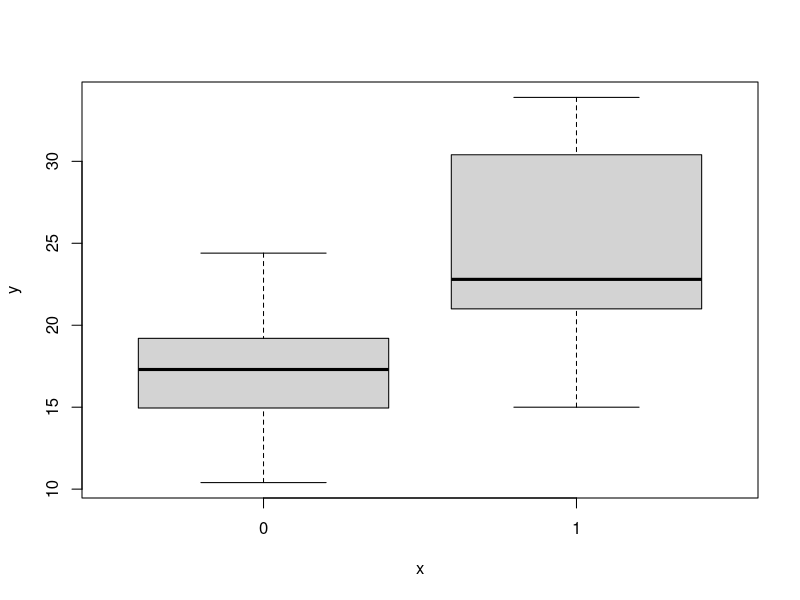
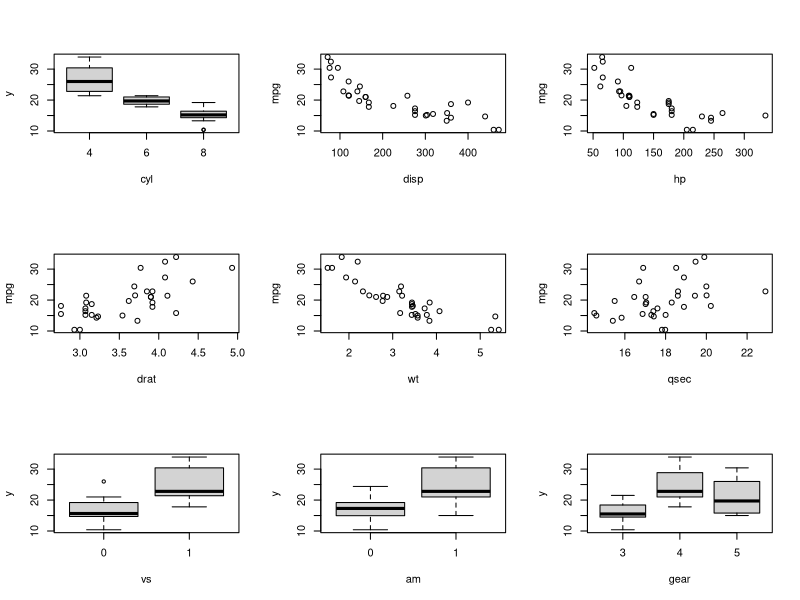
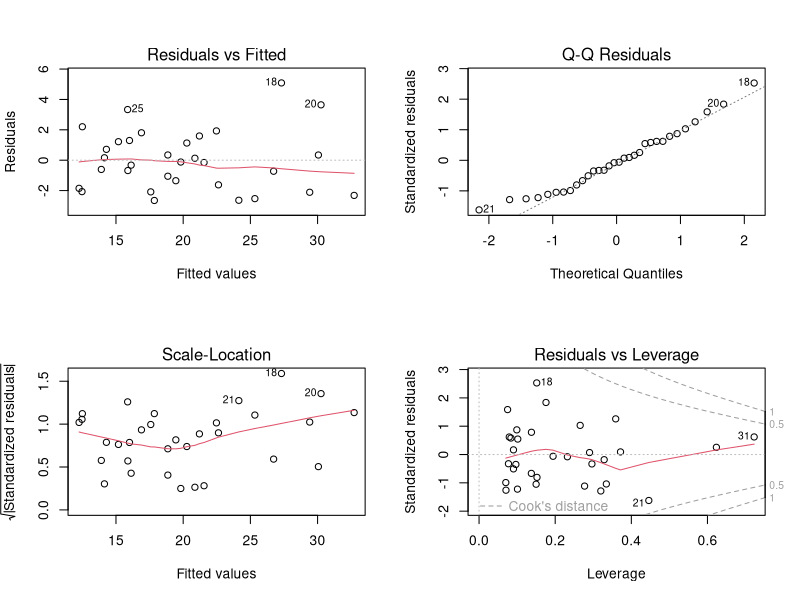

Reproduce these figures in R, in order.
## ---- chunk 1
knitr::opts_chunk$set(echo = TRUE)
## ---- chunk 2
mtcars$cyl <- factor(mtcars$cyl)
mtcars$vs <- factor(mtcars$vs)
mtcars$am <- factor(mtcars$am)
mtcars$gear <- factor(mtcars$gear)
mtcars$carb <- factor(mtcars$carb)
attach(mtcars)
## ---- chunk 3
tt <- t.test(mpg ~ am)
tt$p.value
tt$estimate[2] - tt$estimate[1] 
## ---- chunk 4
fitall2 <- lm(mpg ~ .^2, mtcars)
sumfitall2 <- summary(fitall2)
sumfitall2$sigma
sumfitall2$r.squared
## ---- chunk 5
fitall <- lm(mpg ~ ., mtcars)
fitstep <- step(fitall, direction = "both")
## ---- chunk 6
fitbest <- lm(mpg ~ (am + wt + hp)^2)
summary(fitbest)$sigma
summary(fitbest)$df
summary(fitbest)$r.squared
anova(fitstep, fitbest)
## ---- chunk 7
tail(sort(hatvalues(fitbest)),2)
## ---- chunk 8
plot(x = am, y = mpg)
## ---- chunk 9
par(mfrow = c(3,3))
for (i in 2:10){
    plot(x = mtcars[,i], y = mpg, xlab = names(mtcars)[i])
}
## ---- chunk 10
summary(fitstep)$coefficients
## ---- chunk 11
summary(fitbest)
## ---- chunk 12
par(mfrow = c(2,2))
plot(fitbest)
